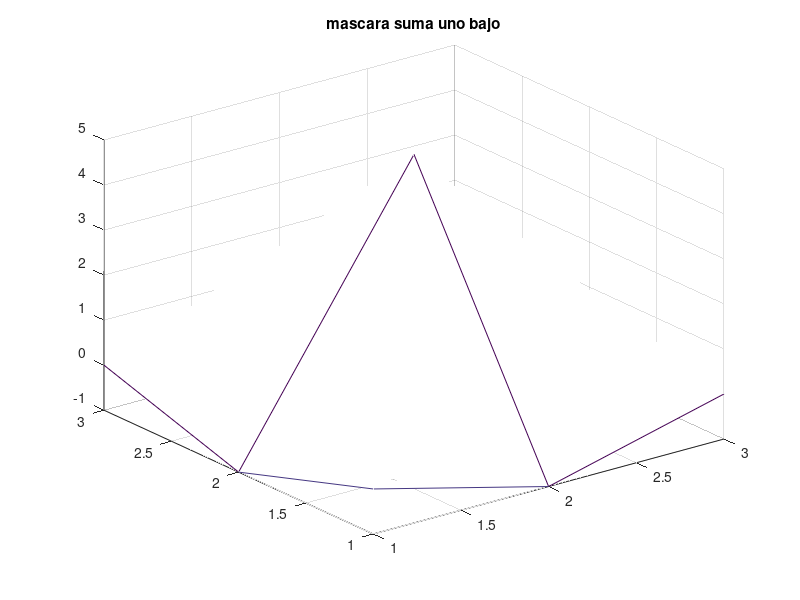
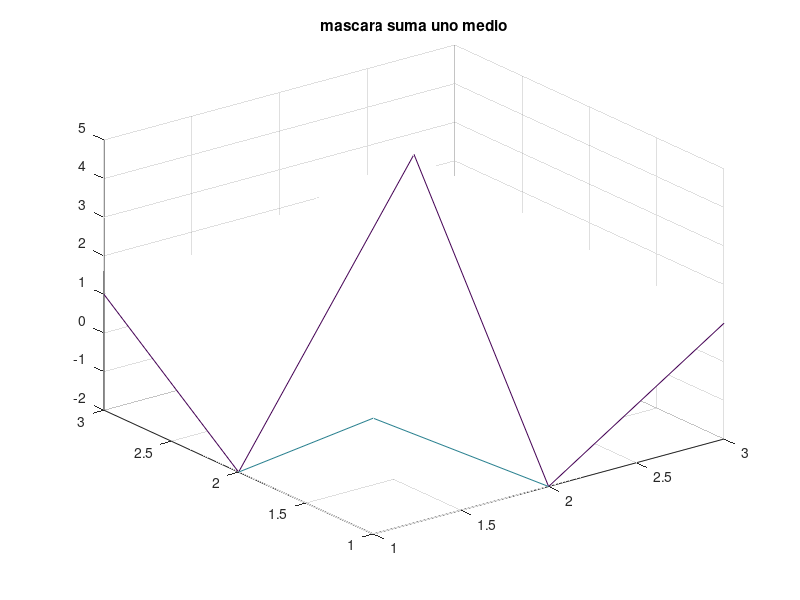
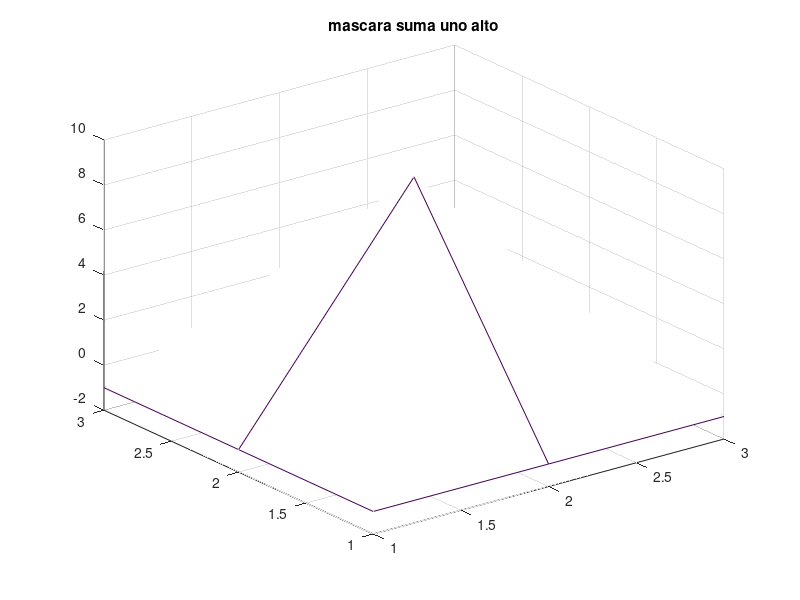
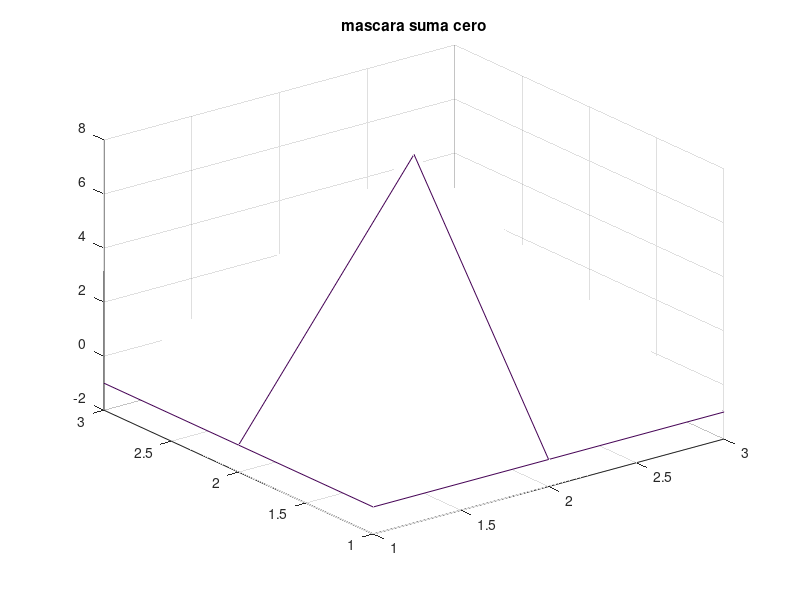

Recreate these plots in MATLAB, in order.
nx = 3
ny = 3

# ############### filtros PA: acentuadores ##############

# =============== suma uno bajo =================
#  0  -1   0
# -1   5  -1 
#  0  -1   0
suma_uno_bajo = ones(nx,ny).*(-1);
suma_uno_bajo(1,1)=0;
suma_uno_bajo(3,1)=0;
suma_uno_bajo(1,3)=0;
suma_uno_bajo(3,3)=0;
suma_uno_bajo(2,2)=5;
suma_uno_bajo
figure
mesh( [1:nx], [1:ny], suma_uno_bajo );
title("mascara suma uno bajo")


# =============== suma uno medio =================
#  1  -2   1
# -2   5  -2 
#  1  -2   1
suma_uno_medio = ones(nx,ny).*(-2);
suma_uno_medio(1,1)=1;
suma_uno_medio(3,1)=1;
suma_uno_medio(1,3)=1;
suma_uno_medio(3,3)=1;
suma_uno_medio(2,2)=5;
suma_uno_medio
figure
mesh( [1:nx], [1:ny], suma_uno_medio );
title("mascara suma uno medio")

# =============== suma uno alto =================
# -1  -1  -1
# -1   9  -1 
# -1  -1  -1

suma_uno_alto = ones(nx,ny).*(-1);
suma_uno_alto(2,2)=9;
suma_uno_alto
figure
mesh( [1:nx], [1:ny], suma_uno_alto );
title("mascara suma uno alto")

# =============== suma cero =================
# -1  -1  -1
# -1   8  -1 
# -1  -1  -1

suma_cero = ones(nx,ny).*(-1);
suma_cero(2,2)=8;
suma_cero
figure
mesh( [1:nx], [1:ny], suma_cero );
title("mascara suma cero")
